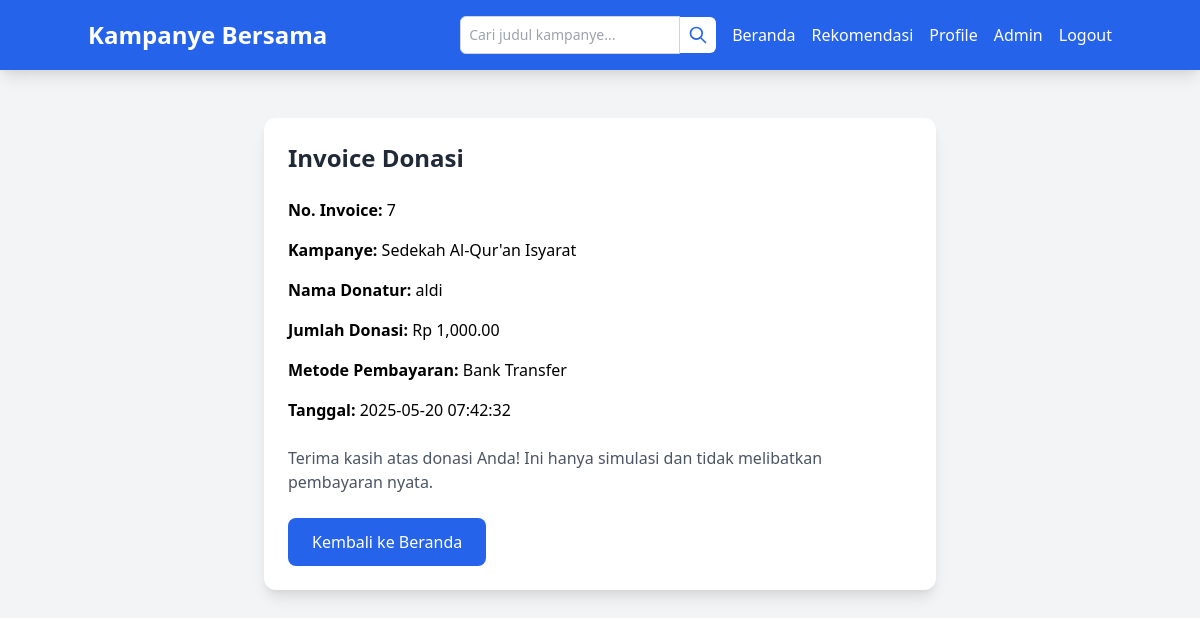
The app's page /invoice.php?id=7 (signed in) with its own data.
### tables this page shows
CREATE TABLE `donations` (
  `id` int(11) NOT NULL,
  `user_id` int(11) NOT NULL,
  `campaign_id` int(11) NOT NULL,
  `name` varchar(100) NOT NULL,
  `amount` decimal(10,2) NOT NULL,
  `payment_method` varchar(50) NOT NULL,
  `created_at` timestamp NOT NULL DEFAULT current_timestamp()
);

CREATE TABLE `campaigns` (
  `id` int(11) NOT NULL,
  `judul` varchar(255) NOT NULL COMMENT 'Judul kampanye',
  `deskripsi` text NOT NULL COMMENT 'Deskripsi kampanye untuk Content-Based Filtering',
  `yayasan` varchar(100) NOT NULL COMMENT 'Nama yayasan penyelenggara',
  `kategori` text NOT NULL COMMENT 'Kategori kampanye (dipisah koma, misalnya: Kesehatan,Sosial)',
  `sisa_hari` int(11) NOT NULL COMMENT 'Sisa hari kampanye berlangsung',
  `uploaded_by` int(11) DEFAULT NULL COMMENT 'ID pengguna yang mengunggah (referensi ke users.id)',
  `uploaded_at` timestamp NOT NULL DEFAULT current_timestamp() COMMENT 'Waktu unggah kampanye',
  `gambar` varchar(255) DEFAULT 'default.jpg' COMMENT 'Nama file gambar kampanye',
  `lokasi` varchar(255) DEFAULT 'Tidak diketahui' COMMENT 'Lokasi kampanye',
  `terkumpul` decimal(15,2) DEFAULT 0.00,
  `sisahari` varchar(10) DEFAULT '∞'
);

### invoice.php (the view, shortened to what this page needs)
<?php
$conn = new mysqli('localhost', 'root', '', 'campaign_recommendation');
$donation = null;
if (isset($_GET['id']) && isset($_SESSION['user_id'])) {
    $donation_id = (int)$_GET['id'];
    $stmt = $conn->prepare("SELECT d.*, c.judul FROM donations d JOIN campaigns c ON d.campaign_id = c.id WHERE d.id = ? AND d.user_id = ?");
    $stmt->bind_param("ii", $donation_id, $_SESSION['user_id']);
    $stmt->execute();
    $result = $stmt->get_result();
    if ($result->num_rows > 0) {
        $donation = $result->fetch_assoc();
    }
}
?>
<?php require 'templatess/header.php'; ?>
<div class="container mx-auto px-6 py-12">
    <div class="max-w-2xl mx-auto bg-white rounded-xl shadow-lg p-6">
        <h2 class="text-2xl font-bold mb-6 text-gray-800">Invoice Donasi</h2>
        <div class="space-y-4">
            <p><strong>No. Invoice:</strong> <?php echo htmlspecialchars($donation['id']); ?></p>
            <p><strong>Kampanye:</strong> <?php echo htmlspecialchars($donation['judul']); ?></p>
            <p><strong>Nama Donatur:</strong> <?php echo htmlspecialchars($donation['name']); ?></p>
            <p><strong>Jumlah Donasi:</strong> Rp <?php echo number_format($donation['amount'], 2); ?></p>
            <p><strong>Metode Pembayaran:</strong> <?php echo htmlspecialchars($donation['payment_method']); ?></p>
            <p><strong>Tanggal:</strong> <?php echo htmlspecialchars($donation['created_at']); ?></p>
        </div>
        <p class="mt-6 text-gray-600">Terima kasih atas donasi Anda! Ini hanya simulasi dan tidak melibatkan pembayaran nyata.</p>
        <a href="index.php" class="mt-6 inline-block bg-blue-600 text-white px-6 py-3 rounded-lg hover:bg-blue-700 transition">
            Kembali ke Beranda
        </a>
    </div>
</div>
<?php $conn->close(); require 'templatess/footer.php'; ?>

### records on screen
donations: id "7", campaign.judul "Sedekah Al-Qur'an Isyarat", name "aldi", amount "1,000.00", payment_method "Bank Transfer", created_at "2025-05-20 07:42:32"
